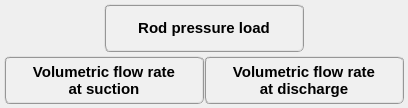
                <widget class="QWidget" name="tab_time">
                 <attribute name="title">
                  <string>Time</string>
                 </attribute>
                 <layout class="QGridLayout" name="gridLayout_20">
                  <property name="leftMargin">
                   <number>4</number>
                  </property>
                  <property name="topMargin">
                   <number>4</number>
                  </property>
                  <property name="rightMargin">
                   <number>4</number>
                  </property>
                  <property name="bottomMargin">
                   <number>4</number>
                  </property>
                  <property name="spacing">
                   <number>4</number>
                  </property>
                  <item row="1" column="0" colspan="2">
                   <widget class="QFrame" name="frame_31">
                    <property name="frameShape">
                     <enum>QFrame::NoFrame</enum>
                    </property>
                    <property name="frameShadow">
                     <enum>QFrame::Raised</enum>
                    </property>
                    <layout class="QGridLayout" name="gridLayout_28">
                     <property name="leftMargin">
                      <number>0</number>
                     </property>
                     <property name="topMargin">
                      <number>0</number>
                     </property>
                     <property name="rightMargin">
                      <number>0</number>
                     </property>
                     <property name="bottomMargin">
                      <number>0</number>
                     </property>
                     <property name="spacing">
                      <number>0</number>
                     </property>
                     <item row="0" column="0">
                      <widget class="QPushButton" name="pushButton_plot_volumetric_flow_rate_at_suction_time">
                       <property name="minimumSize">
                        <size>
                         <width>200</width>
                         <height>48</height>
                        </size>
                       </property>
                       <property name="maximumSize">
                        <size>
                         <width>200</width>
                         <height>48</height>
                        </size>
                       </property>
                       <property name="font">
                        <font>
                         <family>MS Shell Dlg 2</family>
                         <pointsize>11</pointsize>
                         <weight>75</weight>
                         <italic>false</italic>
                         <bold>true</bold>
                        </font>
                       </property>
                       <property name="styleSheet">
                        <string notr="true">QPushButton{border-radius: 6px; border-color: rgb(150, 150, 150); border-style: ridge; border-width: 2px; color: rgb(0, 0, 0); background-color: rgb(240, 240, 240); font: 75 bold 11pt &quot;MS Shell Dlg 2&quot;}
QPushButton:hover{border-radius: 6px; border-color: rgb(0, 170, 255); border-style: ridge; border-width: 2px; color: rgb(0, 0, 0); background-color: rgba(174, 213, 255, 100); font: 75 bold 11pt &quot;MS Shell Dlg 2&quot;}
QPushButton:pressed{border-radius: 6px; border-color: rgb(0, 170, 255); border-style: ridge; border-width: 3px; color: rgb(0, 0, 0); background-color: rgb(174, 213, 255); font: 75 bold 11pt &quot;MS Shell Dlg 2&quot;}</string>
                       </property>
                       <property name="text">
                        <string>Volumetric flow rate 
at suction</string>
                       </property>
                      </widget>
                     </item>
                     <item row="0" column="1">
                      <widget class="QPushButton" name="pushButton_plot_volumetric_flow_rate_at_discharge_time">
                       <property name="minimumSize">
                        <size>
                         <width>200</width>
                         <height>48</height>
                        </size>
                       </property>
                       <property name="maximumSize">
                        <size>
                         <width>200</width>
                         <height>48</height>
                        </size>
                       </property>
                       <property name="font">
                        <font>
                         <family>MS Shell Dlg 2</family>
                         <pointsize>11</pointsize>
                         <weight>75</weight>
                         <italic>false</italic>
                         <bold>true</bold>
                        </font>
                       </property>
                       <property name="styleSheet">
                        <string notr="true">QPushButton{border-radius: 6px; border-color: rgb(150, 150, 150); border-style: ridge; border-width: 2px; color: rgb(0, 0, 0); background-color: rgb(240, 240, 240); font: 75 bold 11pt &quot;MS Shell Dlg 2&quot;}
QPushButton:hover{border-radius: 6px; border-color: rgb(0, 170, 255); border-style: ridge; border-width: 2px; color: rgb(0, 0, 0); background-color: rgba(174, 213, 255, 100); font: 75 bold 11pt &quot;MS Shell Dlg 2&quot;}
QPushButton:pressed{border-radius: 6px; border-color: rgb(0, 170, 255); border-style: ridge; border-width: 3px; color: rgb(0, 0, 0); background-color: rgb(174, 213, 255); font: 75 bold 11pt &quot;MS Shell Dlg 2&quot;}</string>
                       </property>
                       <property name="text">
                        <string>Volumetric flow rate 
at discharge</string>
                       </property>
                      </widget>
                     </item>
                    </layout>
                   </widget>
                  </item>
                  <item row="0" column="0" colspan="2">
                   <widget class="QFrame" name="frame_30">
                    <property name="frameShape">
                     <enum>QFrame::NoFrame</enum>
                    </property>
                    <property name="frameShadow">
                     <enum>QFrame::Raised</enum>
                    </property>
                    <layout class="QGridLayout" name="gridLayout_29">
                     <property name="leftMargin">
                      <number>0</number>
                     </property>
                     <property name="topMargin">
                      <number>0</number>
                     </property>
                     <property name="rightMargin">
                      <number>0</number>
                     </property>
                     <property name="bottomMargin">
                      <number>0</number>
                     </property>
                     <property name="spacing">
                      <number>0</number>
                     </property>
                     <item row="0" column="0">
                      <widget class="QPushButton" name="pushButton_plot_rod_pressure_load_time">
                       <property name="minimumSize">
                        <size>
                         <width>200</width>
                         <height>48</height>
                        </size>
                       </property>
                       <property name="maximumSize">
                        <size>
                         <width>200</width>
                         <height>48</height>
                        </size>
                       </property>
                       <property name="font">
                        <font>
                         <family>MS Shell Dlg 2</family>
                         <pointsize>11</pointsize>
                         <weight>75</weight>
                         <italic>false</italic>
                         <bold>true</bold>
                        </font>
                       </property>
                       <property name="styleSheet">
                        <string notr="true">QPushButton{border-radius: 6px; border-color: rgb(150, 150, 150); border-style: ridge; border-width: 2px; color: rgb(0, 0, 0); background-color: rgb(240, 240, 240); font: 75 bold 11pt &quot;MS Shell Dlg 2&quot;}
QPushButton:hover{border-radius: 6px; border-color: rgb(0, 170, 255); border-style: ridge; border-width: 2px; color: rgb(0, 0, 0); background-color: rgba(174, 213, 255, 100); font: 75 bold 11pt &quot;MS Shell Dlg 2&quot;}
QPushButton:pressed{border-radius: 6px; border-color: rgb(0, 170, 255); border-style: ridge; border-width: 3px; color: rgb(0, 0, 0); background-color: rgb(174, 213, 255); font: 75 bold 11pt &quot;MS Shell Dlg 2&quot;}</string>
                       </property>
                       <property name="text">
                        <string>Rod pressure load</string>
                       </property>
                      </widget>
                     </item>
                    </layout>
                   </widget>
                  </item>
                 </layout>
                </widget>
